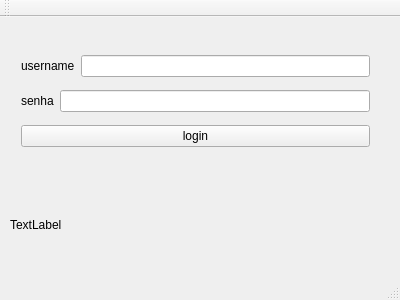
<?xml version="1.0" encoding="UTF-8"?>
<ui version="4.0">
 <class>JanelaLogin</class>
 <widget class="QMainWindow" name="JanelaLogin">
  <property name="geometry">
   <rect>
    <x>0</x>
    <y>0</y>
    <width>400</width>
    <height>300</height>
   </rect>
  </property>
  <property name="windowTitle">
   <string>JanelaLogin</string>
  </property>
  <widget class="QWidget" name="centralWidget">
   <widget class="QLabel" name="label">
    <property name="geometry">
     <rect>
      <x>10</x>
      <y>200</y>
      <width>291</width>
      <height>16</height>
     </rect>
    </property>
    <property name="text">
     <string>TextLabel</string>
    </property>
   </widget>
   <widget class="QWidget" name="">
    <property name="geometry">
     <rect>
      <x>10</x>
      <y>20</y>
      <width>371</width>
      <height>131</height>
     </rect>
    </property>
    <layout class="QVBoxLayout" name="verticalLayout">
     <item>
      <layout class="QHBoxLayout" name="horizontalLayout">
       <item>
        <widget class="QLabel" name="label_2">
         <property name="text">
          <string>username</string>
         </property>
        </widget>
       </item>
       <item>
        <widget class="QLineEdit" name="txt_username"/>
       </item>
      </layout>
     </item>
     <item>
      <layout class="QHBoxLayout" name="horizontalLayout_2">
       <item>
        <widget class="QLabel" name="label_3">
         <property name="text">
          <string>senha</string>
         </property>
        </widget>
       </item>
       <item>
        <widget class="QLineEdit" name="txt_senha">
         <property name="echoMode">
          <enum>QLineEdit::Password</enum>
         </property>
        </widget>
       </item>
      </layout>
     </item>
     <item>
      <widget class="QPushButton" name="btn_login">
       <property name="text">
        <string>login</string>
       </property>
      </widget>
     </item>
    </layout>
   </widget>
  </widget>
  <widget class="QMenuBar" name="menuBar">
   <property name="geometry">
    <rect>
     <x>0</x>
     <y>0</y>
     <width>400</width>
     <height>20</height>
    </rect>
   </property>
  </widget>
  <widget class="QToolBar" name="mainToolBar">
   <attribute name="toolBarArea">
    <enum>TopToolBarArea</enum>
   </attribute>
   <attribute name="toolBarBreak">
    <bool>false</bool>
   </attribute>
  </widget>
  <widget class="QStatusBar" name="statusBar"/>
 </widget>
 <layoutdefault spacing="6" margin="11"/>
 <resources/>
 <connections/>
</ui>
